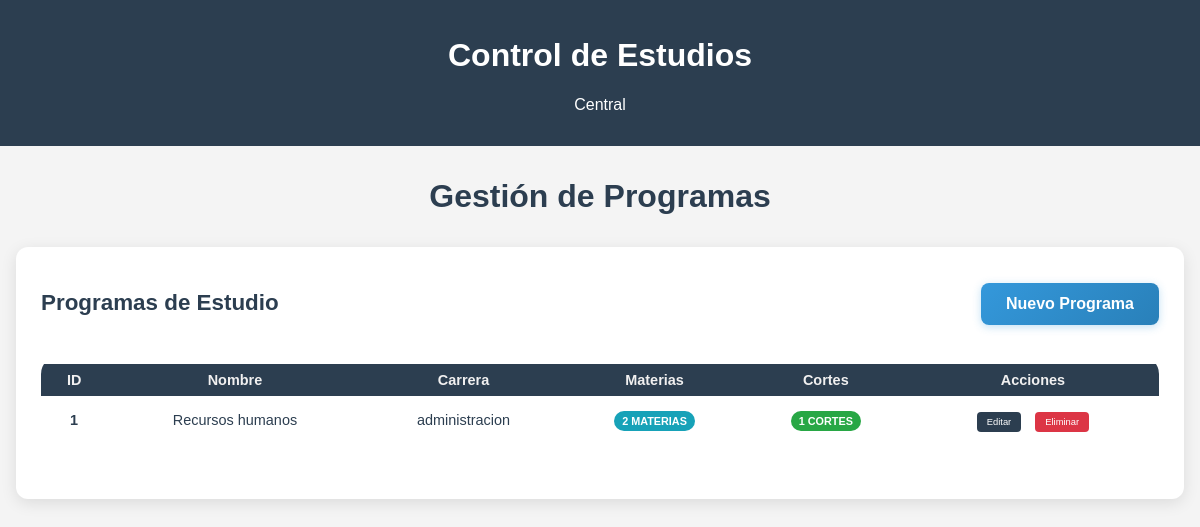
Page /control_academico/programas on the committed database.
### modulos/control_academico/models.py (models this page shows, shortened)
class Programa(db.Model):
    __tablename__ = 'programas'
    id = db.Column(db.Integer, primary_key=True)
    nombre = db.Column(db.String(100), nullable=False)
    carrera_id = db.Column(db.Integer, db.ForeignKey('carreras.id'), nullable=False)
    carrera = db.relationship('Carrera', back_populates='programas')
    materias = db.relationship('Materia', back_populates='programa')
    cortes = db.relationship('Corte', back_populates='programa')

class Carrera(db.Model):
    __tablename__ = 'carreras'
    id = db.Column(db.Integer, primary_key=True)
    nombre = db.Column(db.String(100), nullable=False, unique=True)
    programas = db.relationship('Programa', back_populates='carrera')
    estudiantes = db.relationship('Estudiante', back_populates='carrera')

### modulos/control_academico/routes.py (the view)
@bp.route('/programas')
def listar_programas():
    programas = Programa.query.all()
    carreras = Carrera.query.all()
    return render_template('control_academico/programas.html',
                         programas=programas, carreras=carreras)

### modulos/control_academico/templates/control_academico/programas.html (shortened to what this page needs)
{% extends "central/base.html" %}
{% block content %}
<div class="welcome-container">
    <h1 class="titulo-estudiantes">Gestión de Programas</h1>
    <div class="tabla-estudiantes-contenedor">
        <div style="display: flex; justify-content: space-between; align-items: center; margin-bottom: 20px;">
            <h2>Programas de Estudio</h2>
            <a href="{{ url_for('control_academico.crear_programa') }}" class="btn-academico">Nuevo Programa</a>
        </div>
        {% if programas %}
            <table class="tabla-estudiantes">
                <thead>
                    <tr>
                        <th>ID</th>
                        <th>Nombre</th>
                        <th>Carrera</th>
                        <th>Materias</th>
                        <th>Cortes</th>
                        <th>Acciones</th>
                    </tr>
                </thead>
                <tbody>
                    {% for programa in programas %}
                    <tr>
                        <td><strong>{{ programa.id }}</strong></td>
                        <td>{{ programa.nombre }}</td>
                        <td>{{ programa.carrera.nombre }}</td>
                        <td>
                            <span class="badge badge-info">{{ programa.materias|length }} materias</span>
                        </td>
                        <td>
                            <span class="badge badge-success">{{ programa.cortes|length }} cortes</span>
                        </td>
                        <td>
                            <a href="{{ url_for('control_academico.editar_programa', id=programa.id) }}"
                               class="btn-accion editar">Editar</a>
                            <a href="{{ url_for('control_academico.eliminar_programa', id=programa.id) }}"
                               class="btn-accion eliminar"
                               onclick="return confirm('¿Está seguro de eliminar este programa?')">Eliminar</a>
                        </td>
                    </tr>
                    {% endfor %}
                </tbody>
            </table>
        {% else %}
            <div style="text-align: center; padding: 40px;">
                <p class="text-muted">No hay programas registrados.</p>
                <p>Comience creando un nuevo programa usando el botón de arriba.</p>
            </div>
        {% endif %}
    </div>
</div>
{% endblock %}

### modulos/static/css/style.css (style rules this page uses)
body { font-family: Arial, sans-serif; margin: 0; padding: 0; background-color: #f4f4f4; }
.welcome-container { max-width: 1200px; margin: 2rem auto; padding: 0 1rem; }
.welcome-container h1 { text-align: center; color: #2c3e50; margin-bottom: 2rem; }
.titulo-estudiantes { text-align: center; margin-top: 20px; color: #2c3e50; }
a { text-decoration: none ; }
.tabla-estudiantes-contenedor { overflow-x: auto; margin: 0 auto; max-width: 2000px; }
.tabla-estudiantes { width: 100%; max-width: 1500; margin: 0 auto 30px auto; border-collapse: separate; border-spacing: 0 8px; border-radius: 18px; margin-bottom: 30px; background: #fff; overflow: hidden; }
.tabla-estudiantes th, .tabla-estudiantes td { padding: 8px 12px; text-align: center; }
.tabla-estudiantes, .tabla-estudiantes th, .tabla-estudiantes td { font-family: Arial, sans-serif; font-size: 0.95em; color: #2c3e50; }
.tabla-estudiantes th { background-color: #2c3e50; color: #f1f0f0; }
.btn-accion { padding: 2px 6px; border-radius: 2px; text-decoration: none; font-size: 0.65em; margin: 0 1px; }
.btn-accion.editar { background: #2c3e50; color: white; }
.btn-accion.eliminar { background: #2c3e50; color: white; }
.btn-accion { padding: 5px 10px; border-radius: 4px; text-decoration: none; color: white; margin: 0 5px; }
.btn-accion.eliminar { background-color: #dc3545; }
.tabla-estudiantes-contenedor { background: white; border-radius: 12px; padding: 25px; box-shadow: 0 4px 16px rgba(0,0,0,0.1); margin-bottom: 30px; }
.tabla-estudiantes-contenedor h2 { color: #2c3e50; margin-bottom: 20px; text-align: center; font-size: 1.4em; }
.badge { padding: 4px 8px; border-radius: 12px; font-size: 0.75em; font-weight: bold; text-transform: uppercase; }
.badge-success { background-color: #28a745; color: white; }
.badge-info { background-color: #17a2b8; color: white; }
.btn-academico { background: linear-gradient(135deg, #3498db 0%, #2980b9 100%); color: white; border: none; border-radius: 8px; padding: 12px 25px; font-weight: bold; cursor: pointer; transition: all 0.3s ease; text-decoration: none; display: inline-block; box-shadow: 0 2px 8px rgba(52,152,219,0.3); }
.tabla-estudiantes-contenedor, .form-container-academico, .stat-card { animation: fadeIn 0.6s ease-out; }
.btn-accion { transition: all 0.2s ease; }

### rows in the picture
Programa: id "1", nombre "Recursos humanos", carrera.nombre "administracion", materias|length "2", cortes|length "1"
